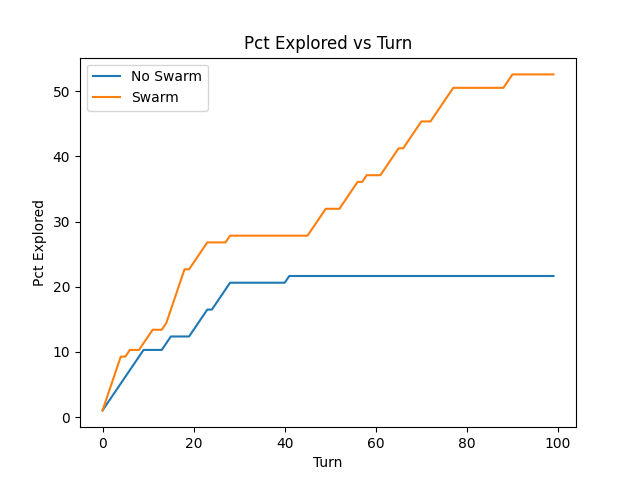

Source code (Python):
# Script to analyse the results of the experiment
# Path: notable-results/Iteration2/Experiment1/analysis.py

from matplotlib import pyplot as plt
import pandas as pd
# import scipy.ndimage

try:
    no_swarm_results = pd.read_csv("notable-results/Iteration2/Experiment1/simulation_20230302_154615/results.csv")
except FileNotFoundError:
    print("Results not found.")
    exit(1)
    
try:
    swarm_results = pd.read_csv("notable-results/Iteration2/Experiment1/simulation_20230302_154710/results.csv")
except FileNotFoundError:
    print("Results not found.")
    exit(1)
    
# Plot the results as pct_explored vs turn

# create figure
fig, ax = plt.subplots()

# plot no_swarm_results as smooth curve
# ax.plot(no_swarm_results["turn"], scipy.ndimage.gaussian_filter1d(no_swarm_results["pct_explored"], 5), label="No Swarm")
ax.plot(no_swarm_results["turn"], no_swarm_results["pct_explored"], label="No Swarm")

# plot swarm_results
# ax.plot(swarm_results["turn"], scipy.ndimage.gaussian_filter1d(swarm_results["pct_explored"], 5), label="Swarm")
ax.plot(swarm_results["turn"], swarm_results["pct_explored"], label="Swarm")

# set labels
ax.set_xlabel("Turn")
ax.set_ylabel("Pct Explored")

# set title
ax.set_title("Pct Explored vs Turn")

# set legend
ax.legend()

# save figure
fig.savefig("notable-results/Iteration2/Experiment1/analysis.png")
